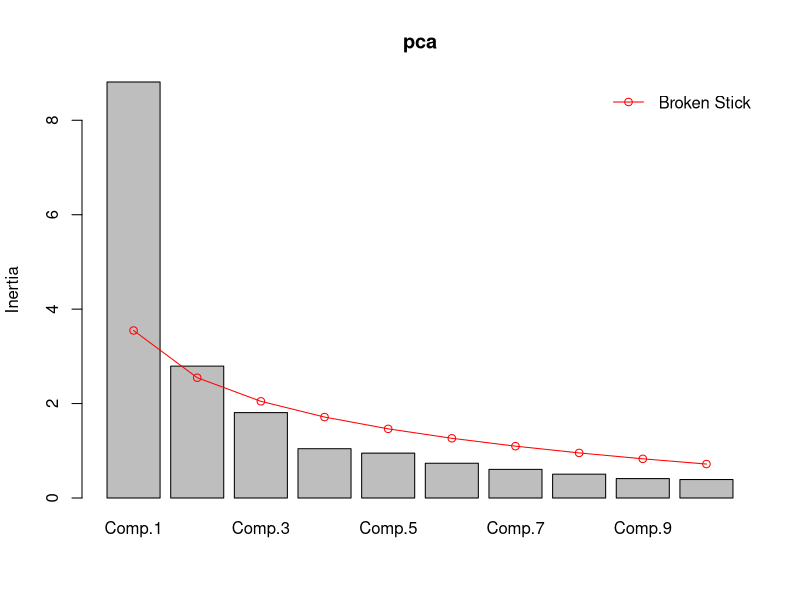
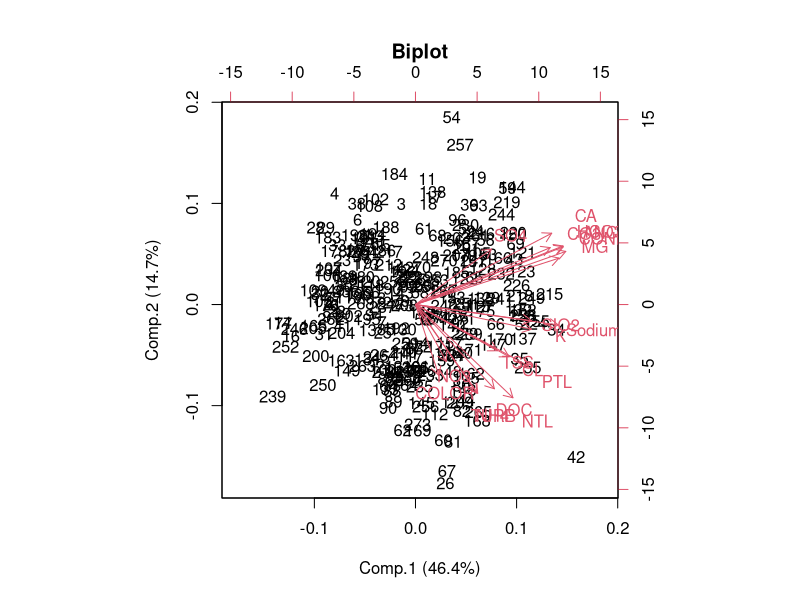
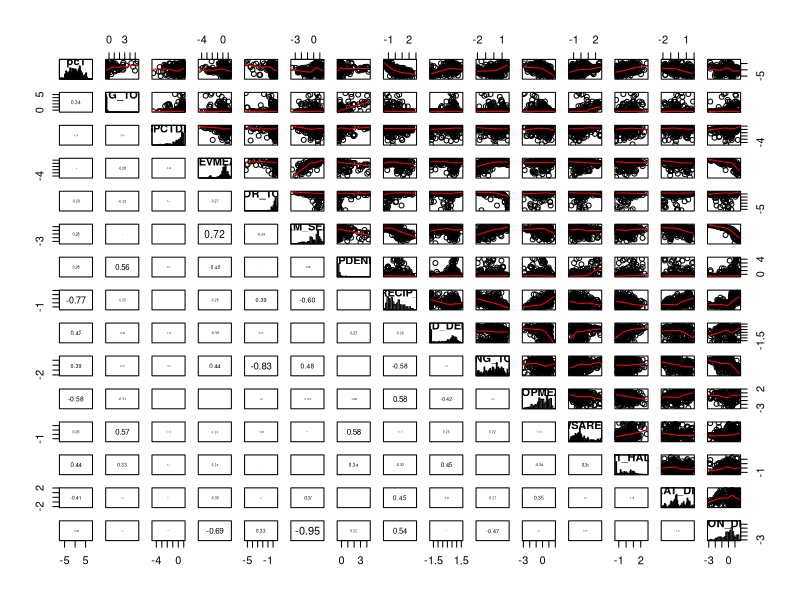
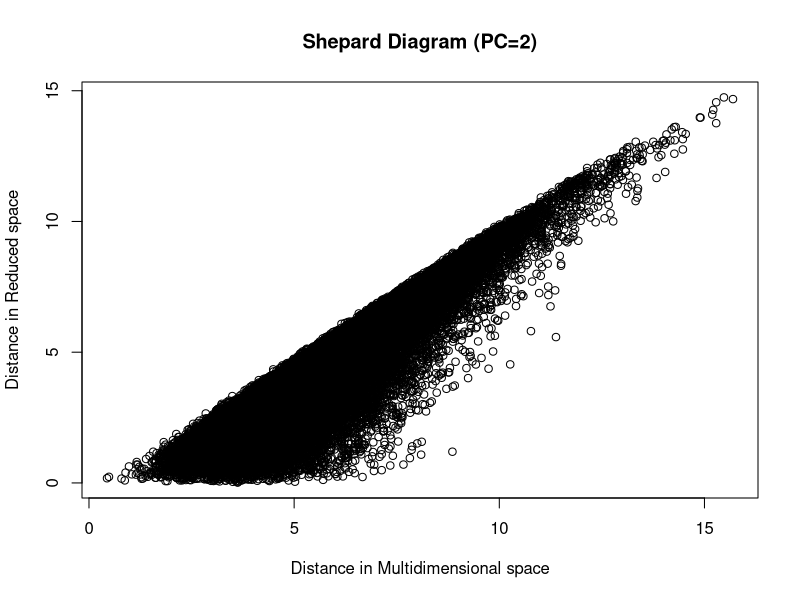

These charts were generated, in order, by the following R code:
## ---- chunk 1
library(knitr)
opts_chunk$set(fig.width=6, fig.height=4, fig.path='Figs/',
               echo=FALSE, warning=FALSE, message=FALSE)
## ---- chunk 2
dta <- read.csv("wemap_pnw_rda_HW.csv")
wtr <- na.omit(dta) #remove missing data
rm(dta)
wq <- wtr[c(2:20)] #water quality variables.
wq.l <- log(wq+1)
## ---- chunk 3
cor.matrix<-function(x,data=NA,cor.method="pearson",add1to1=F,...){
  # panel.hist function adds the histogram
options(warning=F)
    panel.hist <- function(x)
  {
      usr <- par("usr")
      on.exit(par(usr))
      par(usr = c(usr[1:2], 0, 1.5) )
      h <- hist(x, plot = FALSE,breaks=30)
      breaks <- h$breaks
      nB <- length(breaks)
      y <- h$counts
      y <- y/max(y)
      rect(breaks[-nB], 0, breaks[-1], y, col="lightblue")
      box()
  }
  panel.cor <- function(x, y, digits=2, prefix="", cex.cor)
  {
      usr <- par("usr")
      on.exit(par(usr))
      par(usr = c(0, 1, 0, 1))
      r <- cor(x, y,method="spearman")
      txt <- format(c(r, 0.123456789), digits=digits)[1]
      txt <- paste(prefix, txt, sep="")
      if(missing(cex.cor)) cex <- 0.8/strwidth(txt)
      text(0.5, 0.5, txt, cex = cex * abs(r))
  }
  panel.smooth2<-function(x, y, bg = NA, pch = par("pch"),cex = 1, col.smooth = "red", span = 2/3,iter = 3,plot1to1=add1to1)
  {
    points(x, y, pch = pch, cex = cex,...)
    ok <- is.finite(x) & is.finite(y)
    if (any(ok)){
        lines(stats::lowess(x[ok], y[ok], f = span, iter = iter), col = col.smooth)
        }
        if(plot1to1){
          mn<-min(c(x,y),na.rm=T)
          mx<-max(c(x,y),na.rm=T)
          new.x<-seq(mn,mx,length.out=10)
          points(new.x,new.x,type='l',col="blue",lwd=2)
        }
  }
  if (class(x)=="formula"){
    x<-model.frame(x,data=data)

  }
  pairs(x,upper.panel=panel.smooth2,lower.panel=panel.cor,diag.panel=panel.hist,
        cex.labels = 1, font.labels=2)
  options(warning=T)
}
## ---- chunk 4
require(MASS) #loads the PCA package
pca <- princomp(wq.l, cor=TRUE) #creates a PC matrix using the correlation matrix
summary(pca)
## ---- chunk 5
#scaled data
cor <- round(cor(wq.l),2) # correlation matrix 
kable((cor), digits=2) #Formats table for output
## ---- chunk 6
ld <-round(loadings(pca)[,c(1:2)],2)
kable(ld)
## ---- chunk 7
library(vegan)
screeplot(pca, bstick = TRUE) #inertia= variance n PCA
## ---- chunk 8
biplot(pca, main = "Biplot", xlab = "Comp.1 (46.4%)", ylab = "Comp.2 (14.7%)")
## ---- chunk 9
ws <-wtr[c(21:34)]
ws.l <-scale(log(ws+1)) #watershed variables
pc1 <- pca$scores[,1]
pc1<-as.data.frame(pc1)
crmx <-cbind(pc1,ws.l)
cor.matrix(crmx)
## ---- chunk 10
euc<-dist(scale(wq.l)) #Calculate Euclidian distance among sites scale=centered to Z-score (multidimentional spcae). Check transformation and matrix used.
euc.1<-dist(pca$scores[,c(1,2)]) #calculate Euclidian distance among sites in PCA space using only first 2 PCs (reduced space).
plot(euc,euc.1,main="Shepard Diagram (PC=2)", xlab="Distance in Multidimensional space", ylab="Distance in Reduced space") #x=euc, y=euc.1  
